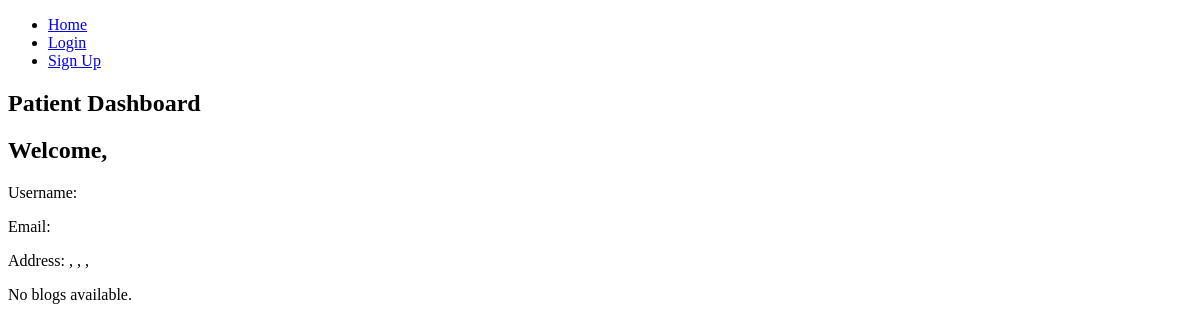
Page /accounts/patient_dashboard/ on the earlier database version.
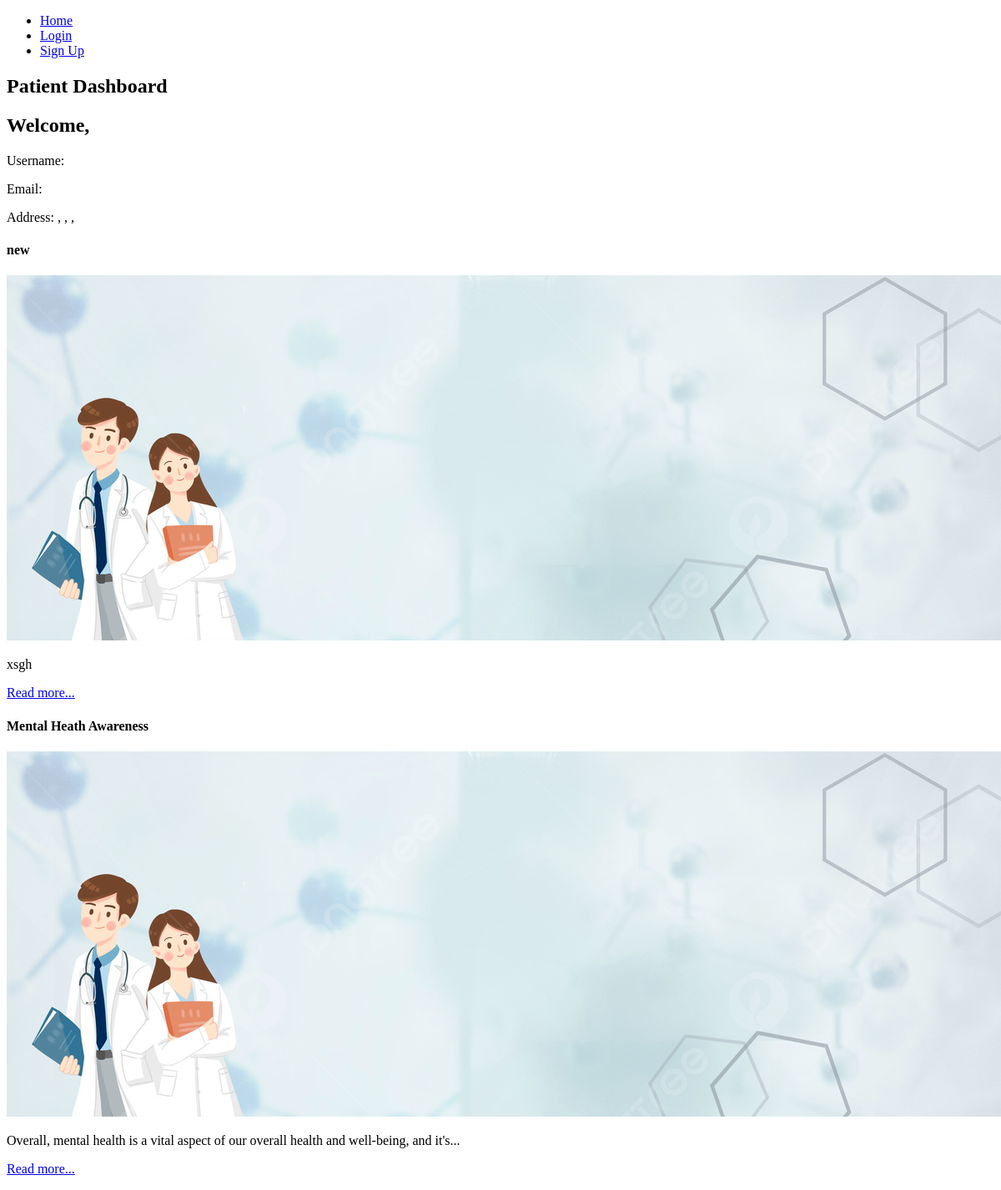
Same page on the later database version.
### accounts/models.py (models this page shows, shortened)
class BlogPost(models.Model):
    CATEGORY_CHOICES = [
        ('Mental Health', 'Mental Health'),
        ('Heart Disease', 'Heart Disease'),
        ('Covid19', 'Covid19'),
        ('Immunization', 'Immunization'),
    ]
    title = models.CharField(max_length=255)
    image = models.ImageField(upload_to='blog_images/')
    category = models.CharField(max_length=50, choices=CATEGORY_CHOICES)
    summary = models.TextField()
    content = models.TextField()
    author = models.ForeignKey(settings.AUTH_USER_MODEL, on_delete=models.CASCADE)
    draft = models.BooleanField(default=False)
    created_at = models.DateTimeField(auto_now_add=True)

### accounts/views.py (the view)
# urls.py: path('patient_dashboard/', views.patient_dashboard, name='patient_dashboard'),
def patient_dashboard(request):
    blogs = BlogPost.objects.filter(draft=False)
    context = {
        'blogs': blogs,
    }
    return render(request, 'patient_dashboard.html', context)

### accounts/templates/patient_dashboard.html (shortened to what this page needs)
{% extends 'base.html' %}
{% load static %}
{% block content %}
  <h2>Patient Dashboard</h2>
  <div class="dashboard">
    <h2>Welcome, {{ user.first_name }} {{ user.last_name }}</h2>
    <p>Username: {{ user.username }}</p>
    <p>Email: {{ user.email }}</p>
    <p>Address: {{ user.address_line1 }}, {{ user.city }}, {{ user.state }}, {{ user.pincode }}</p>
</div>
  {% for blog in blogs %}
    <div>
      <h4>{{ blog.title }}</h4>
      <img src="{{ blog.image.url }}" alt="{{ blog.title }}">
      <p>{{ blog.summary }}</p>
      <p><a href="{% url 'blog_post_detail' blog.pk %}">Read more...</a></p>
    </div>
  {% empty %}
    <p>No blogs available.</p>
  {% endfor %}
{% endblock %}

### accounts/templates/base.html (shortened to what this page needs)
{% load static %}
<!DOCTYPE html>
<html lang="en">
<head>
</head>
<body>
    <header>
        <nav>
            <ul>
                <li><a href="{% url 'signup' %}">Home</a></li>
                {% if request.user.is_authenticated %}
                    {% if request.user.is_doctor %}
                        <li><a href="{% url 'doctor_dashboard' %}">Doctor Dashboard</a></li>
                    {% else %}
                        <li><a href="{% url 'patient_dashboard' %}">Patient Dashboard</a></li>
                    {% endif %}
                {% else %}
                    <li><a href="{% url 'login' %}">Login</a></li>
                    <li><a href="{% url 'signup' %}">Sign Up</a></li>
                {% endif %}
            </ul>
        </nav>
    </header>
    <main>
        {% block content %}
        {% endblock %}
    </main>
</body>
</html>

Differences in the rows shown:
added BlogPost: title "new", image (picture), summary "xsgh"
added BlogPost: title "Mental Heath Awareness", image (picture), summary "Overall, mental health is a vital aspect of our overall health and well-being, and it's..."
Other differences:
text no longer shown: "No blogs available."
